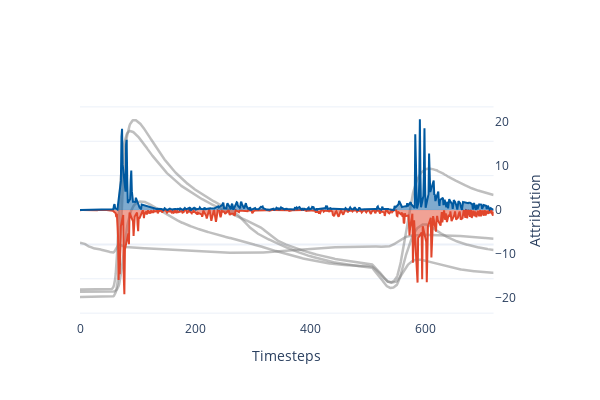

Notebook code for this chart:
### Markdown cell above
# Visualization of single methods and comparision of methods via sum and absolut values

### Code cell
#### Paper Vis ####

import plotly.graph_objects as go


color = ["#E1462C", "#0059A0", "#5F3893", "#FF8777","#0A2C6E", "#CEDEEB"]


from plotly.subplots import make_subplots

fig = make_subplots(
    rows=1,
    cols=1,
    specs=[
        [{"secondary_y": True}],
    ],
)

fig.add_trace(
    go.Scatter(
        y=np.where(attr_eg.squeeze().sum(axis=0) < 0, attr_eg.squeeze().sum(axis=0), np.nan),
        name="Attribution",
        marker_color= color[0],
        stackgaps="interpolate",
        opacity = 0.5,
        showlegend=False,
        #marker_line_width=0.0,
        stackgroup='one'
    ),
    secondary_y=True,
)

fig.add_trace(
    go.Scatter(
        y=np.where(attr_eg.squeeze().sum(axis=0) > 0, attr_eg.squeeze().sum(axis=0), np.nan),
        name="Attribution",
        marker_color= color[1],
        stackgaps="interpolate",
        #marker_line_width=0.0,
        stackgroup='two'
    ),
    secondary_y=True,
)


fig.add_trace(go.Scatter(y=x[0], name="ND",  opacity=0.5,marker_color="grey", line=dict(width=2.5)))
fig.add_trace(go.Scatter(y=x[1], name="LP725",  opacity=0.5,marker_color="grey", line=dict(width=2.5)))
fig.add_trace(go.Scatter(y=x[2], name="LP780",  opacity=0.5,marker_color="grey", line=dict(width=2.5)))
fig.add_trace(go.Scatter(y=x[3], name="SP775",  opacity=0.5,marker_color="grey", line=dict(width=2.5)))

fig.update_yaxes(title=" ", showticklabels = False, range=[-2.2,4.2])
fig.update_yaxes(zeroline=False,title_text="Attribution", showticklabels = True, showgrid=False, secondary_y=True , range=[-25,25]
)
fig.update_xaxes(zeroline=False, title="Timesteps", showgrid=False)



fig.update_layout(
    showlegend=False,
    bargap=0,
    bargroupgap = 0,
    legend_title="Wavelength",
    template="plotly_white",
    height=400,
    width=600,
)

fig.write_image("xai/images/"+ target + "/1D/1D_nb_paper.png", scale=2)

fig.show()

### Figure 1 — Plotly figure (JSON) as saved in the notebook; plotly's stock layout.template omitted (floating-point values rounded to 4 significant figures; data arrays with more than 128 entries replaced by an {"elided": "..."} marker saying what was removed)
{"data": [{"marker": {"color": "#E1462C"}, "name": "Attribution", "opacity": 0.5, "showlegend": false, "stackgaps": "interpolate", "stackgroup": "one", "type": "scatter", "xaxis": "x", "y": {"elided": "719 float values"}, "yaxis": "y2"}, {"marker": {"color": "#0059A0"}, "name": "Attribution", "stackgaps": "interpolate", "stackgroup": "two", "type": "scatter", "xaxis": "x", "y": {"elided": "719 float values"}, "yaxis": "y2"}, {"line": {"width": 2.5}, "marker": {"color": "grey"}, "name": "ND", "opacity": 0.5, "type": "scatter", "y": {"elided": "719 float values"}}, {"line": {"width": 2.5}, "marker": {"color": "grey"}, "name": "LP725", "opacity": 0.5, "type": "scatter", "y": {"elided": "719 float values"}}, {"line": {"width": 2.5}, "marker": {"color": "grey"}, "name": "LP780", "opacity": 0.5, "type": "scatter", "y": {"elided": "719 float values"}}, {"line": {"width": 2.5}, "marker": {"color": "grey"}, "name": "SP775", "opacity": 0.5, "type": "scatter", "y": {"elided": "719 float values"}}], "layout": {"bargap": 0, "bargroupgap": 0, "height": 400, "legend": {"title": {"text": "Wavelength"}}, "showlegend": false, "width": 600, "xaxis": {"anchor": "y", "domain": [0, 0.94], "showgrid": false, "title": {"text": "Timesteps"}, "zeroline": false}, "yaxis": {"anchor": "x", "domain": [0, 1], "range": [-2.2, 4.2], "showticklabels": false, "title": {"text": " "}}, "yaxis2": {"anchor": "x", "overlaying": "y", "range": [-25, 25], "showgrid": false, "showticklabels": true, "side": "right", "title": {"text": "Attribution"}, "zeroline": false}}}
